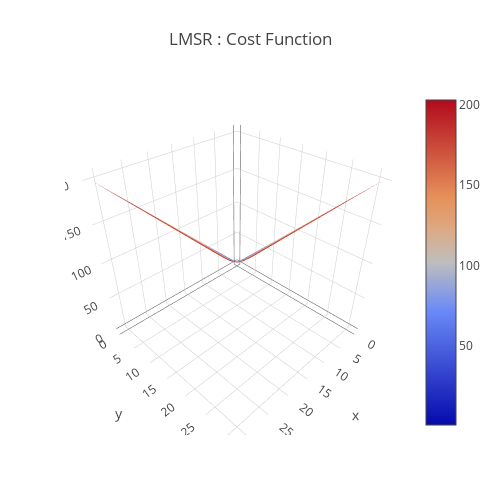

Notebook code for this chart:
### Code cell
a = 0.01
data = [
    go.Surface(
        z=cost_function(x,y,a)
    )
]
layout = go.Layout(
    title='LMSR : Cost Function',
    autosize=False,
    width=500,
    height=500,
    margin=dict(
        l=65,
        r=50,
        b=65,
        t=90
    )
)
fig = go.Figure(data=data, layout=layout)
URL = plotly.offline.iplot(fig, filename='Costfunction-3d-surface.html')

### Figure 1 — Plotly figure (JSON) as saved in the notebook; plotly's stock layout.template omitted (floating-point values rounded to 4 significant figures; data arrays with more than 128 entries replaced by an {"elided": "..."} marker saying what was removed)
{"data": [{"type": "surface", "uid": "6cdf374f-b2df-4c2c-b9a4-5780dde62013", "z": {"elided": "32x32 float values"}}], "layout": {"autosize": false, "height": 500, "margin": {"b": 65, "l": 65, "r": 50, "t": 90}, "title": {"text": "LMSR : Cost Function"}, "width": 500}}
